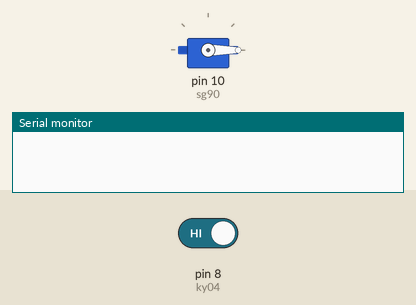
Recording of a sketch running on a simulated Arduino Uno, built with avr-gcc and run on an emulated ATmega328P. Shown: servo, the last lines printed to the serial monitor. The test bench sets the inputs (shaded band); at power-on: pin 8 (ky04) HIGH.

Above: at 1.2 s.
1.3 s: pin 8 (ky04) driven LOW
At 1.75 s:
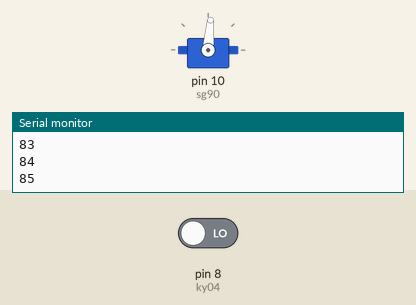
At 2.37 s:
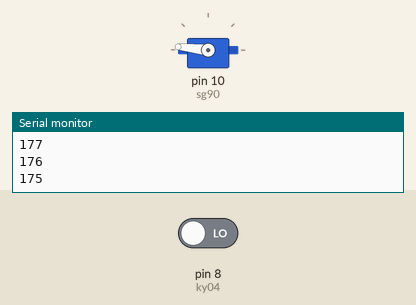
4.3 s: pin 8 (ky04) driven HIGH
At 4.5 s:
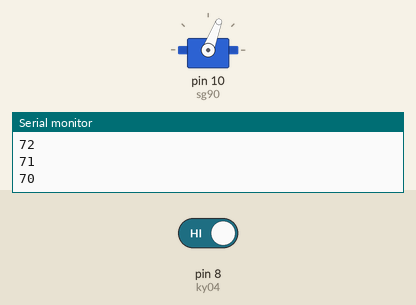
Timing chart, 0 to 7.4 s (numbered marks = the images above; inputs shaded):
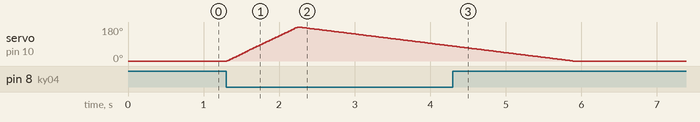

The sketch:

16-Servomotor-SG90-y-Button-KY-004.ino
```cpp
/*
  Derechos de autor © UNIT Electronics
  Este codigo se proporciona "tal cual", sin garantías de ningún tipo.

  Para más información, visita nuestro blog:
  https://blog.uelectronics.com/tarjetas-desarrollo/arduino/control-de-un-servomotor-sg90-con-el-sensor-push-button-ky-004/
 */

#include <Servo.h>             // Incluimos la librería para el control del servo SG90

Servo sg90;                    // Creamos un objeto servo llamado sg90
int ky04 = 8;                  // Pin de entrada para detectar la pulsación del botón
int boton;                     // Variable para almacenar el estado del botón (0 = presionado, 1 = no presionado)

void setup() {
  Serial.begin(9600);          // Iniciamos la comunicación serial a 9600 baudios
  pinMode(ky04, INPUT);        // Configuramos el pin del botón como entrada
  sg90.attach(10);             // Asociamos el pin 10 al servo sg90
  sg90.write(0);               // Inicializamos el servo en posición inicial (0 grados)
}

void loop() {
  boton = digitalRead(ky04);   // Leemos el estado del botón y lo almacenamos en la variable 'boton'

  if (boton == LOW) {          // Si el botón está presionado (nivel bajo)
    // Abre el servo (sentido antihorario)
    for (int i = 0; i <= 180; i++) {   // Incrementa el ángulo de 0 a 180 grados
      sg90.write(i);                  // Envía el ángulo al servo
      delay(5);                       // Pequeña pausa para suavizar el movimiento
      Serial.println(i);              // Imprime el ángulo actual en el puerto serial
    }

    // Cierra el servo (sentido horario)
    for (int i = 180; i > 0; i--) {    // Decrementa el ángulo de 180 a 0 grados
      sg90.write(i);                  // Envía el ángulo al servo
      delay(20);                      // Pausa más larga para un movimiento más lento
      Serial.println(i);              // Imprime el ángulo actual en el puerto serial
    }
  } else {                        // Si el botón no está presionado (nivel alto)
    sg90.write(0);                // Vuelve el servo a la posición inicial (0 grados)
  }
}
```

Measured:
- after the input at 1.3 s, servo on pin 10 (sg90): rises from 0° to 180° in 0.93 s, then falls to 79° in 2.0 s
